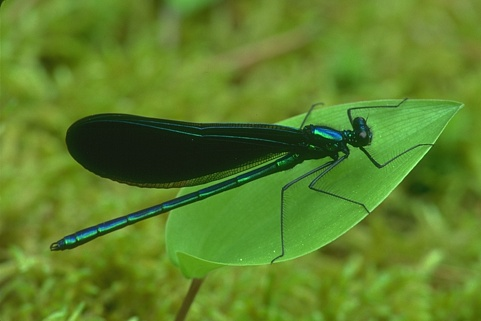
#> input picture Experiments/Image Segmentation exp - v2/Image1/35070.jpg, 481 x 321 px
$ jupyter execute __kmeans-workingWithVq.ipynb
#> lines starting #> are read from the running program, lines starting #| are printed output that depends on the picture
[cell 1]
import numpy as np
import pandas as pd
import cv2 as cv
from matplotlib import pyplot as plt
from sklearn.cluster import KMeans

[cell 2]
img=cv.imread('35070.jpg')
#> img is the input picture: shape (321, 481, 3); mean B, G, R 40.8, 129, 93
img=cv.cvtColor(img,cv.COLOR_BGR2RGB)

plt.imshow(img)
plt.xticks([])
plt.yticks([])
plt.grid(False)
plt.show()
pic=cv.cvtColor(img,cv.COLOR_RGB2LUV)
#> pic: shape (321, 481, 3); mean of channels 0, 1, 2 125.5, 84.1, 183.5
plt.imshow(pic)

[cell 3]
#resize the image
img = cv.resize(pic, dsize=(200, 200))
#> img: shape (200, 200, 3); mean of channels 0, 1, 2 125.4, 84, 183.4

#
# rearange the image array with the block size of four
#

i=0
j=0
luv=[]

for h in range(100):
    j=0
    for k in range(100):
        luv.append([
            [img[i,j,0],img[i+1,j,0],img[i,j+1,0],img[i+1,j+1,0]],
            [img[i,j,1],img[i+1,j,1],img[i,j+1,1],img[i+1,j+1,1]],
            [img[i,j,2],img[i+1,j,2],img[i,j+1,2],img[i+1,j+1,2]]
        ])

        j=j+2
    i=i+2
#> after the loop, i = 200; luv = 10000 items

luva=np.reshape(np.array(luv),(100,100,3,4))
print('luva.shape',luva.shape)
#| luva.shape (100, 100, 3, 4)

# re-asign the new array format to the image
pic=luva
print('pic.shape',pic.shape)
#| pic.shape (100, 100, 3, 4)

pic_n = pic.reshape(pic.shape[0]*pic.shape[1]* pic.shape[2], pic.shape[3])
print('pic_n.shape',pic_n.shape)
#| pic_n.shape (30000, 4)

[cell 4]
import time as t
clusterssize=[2,3,4,5,6,7,8,9,10]
timearray=[]
error=[]
segementedImg=[]

[cell 5]
for i in clusterssize:

    start=t.time()
    kmeans = KMeans(n_clusters=i, random_state=0,max_iter=50).fit(pic_n)
    timearray.append(t.time()-start)
    segementedImg.append(kmeans.labels_)
    pic2show = kmeans.cluster_centers_[kmeans.labels_]

    cluster_pic = pic2show.reshape(pic.shape[0],pic.shape[1], pic.shape[2], pic.shape[3])

    error.append(np.linalg.norm(pic-cluster_pic))
    print(i)
#> after the loop, error = [7666.8, 6938.6, 3599.5, 3064.8, 2790.4, 2503.4, 2331.2, 2211.3, 2103.4]; segementedImg = 9 items; timearray = [0.0318, 0.0178, 0.0153, 0.0184, 0.027, 0.0298, 0.0336, 0.0259, 0.0455]

[cell 6]
#convert back the clustered image to the original form
#decoding

temp=np.zeros((200,200,3))
i=0
j=0
for h in range(100):
    j=0
    for k in range(100):
        val=cluster_pic[h,k,:,:]

        temp[i,j,0]=val[0][0]
        temp[i+1,j,0]=val[0][1]
        temp[i,j+1,0]=val[0][2]
        temp[i+1,j+1,0]=val[0][3]

        temp[i,j,1]=val[1][0]
        temp[i+1,j,1]=val[1][1]
        temp[i,j+1,1]=val[1][2]
        temp[i+1,j+1,1]=val[1][3]

        temp[i,j,2]=val[2][0]
        temp[i+1,j,2]=val[2][1]
        temp[i,j+1,2]=val[2][2]
        temp[i+1,j+1,2]=val[2][3]

        j=j+2
    i=i+2
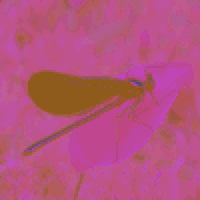
#> temp: shape (200, 200, 3) float64; mean of channels 0, 1, 2 125.5, 84, 183.1; drawn as B, G, R
#> after the loop, i = 200


temp=cv.cvtColor((temp).astype('uint8'),cv.COLOR_LUV2RGB)
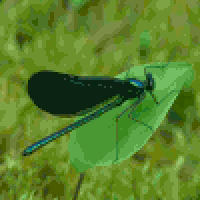
#> temp: shape (200, 200, 3); mean R, G, B 89.2, 128.3, 42.1
plt.imshow(temp)
plt.xticks([])
plt.yticks([])
plt.imshow(temp)
plt.savefig('kmeans_SegementdIMg.jpg')
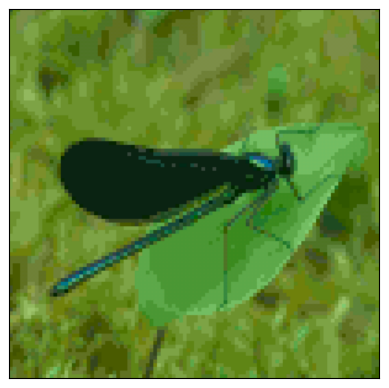
#> figure drawn by matplotlib, 1 panel
plt.show()

[cell 7]
plt.xlabel('Number of Clusters')
plt.ylabel('Error')
plt.plot(clusterssize,error)
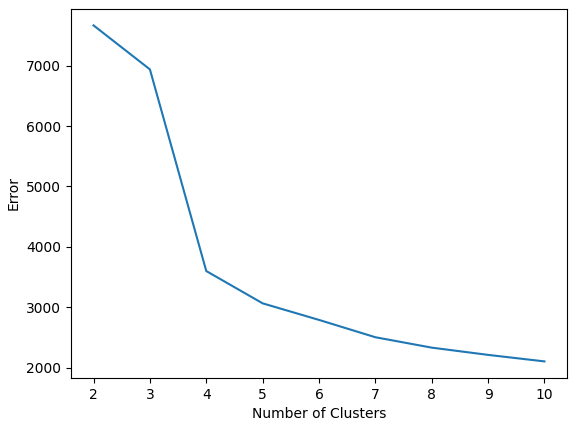
#> figure drawn by matplotlib, 1 panel

[cell 8]
plt.xlabel('Number of Clusters')
plt.ylabel('Time [Sec]')

plt.plot(np.arange(2,11,1),timearray)
np.savetxt("kmeans_error.csv", error, delimiter=",")
np.savetxt("kmeans_timearray.csv", timearray, delimiter=",")
np.savetxt("kmeans_segementedImg.csv", segementedImg, delimiter=",")
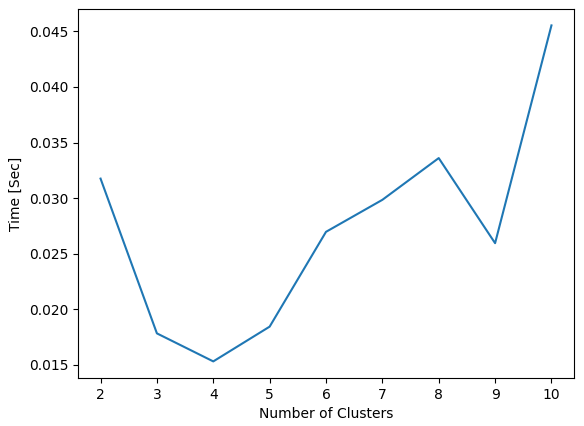
#> figure drawn by matplotlib, 1 panel
